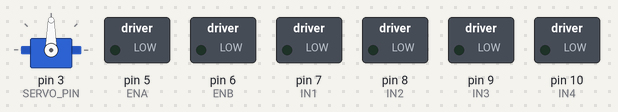
A sketch run on a simulated Arduino Uno, built with avr-gcc and run on an emulated ATmega328P. Shown: servo, switched loads named in the sketch (green lamp = pin HIGH). Pins used as bus, display or sensor lines are not drawn.

Above: at 0.05 s.
Timing chart, 0 to 5.8 s (numbered marks = the images above):
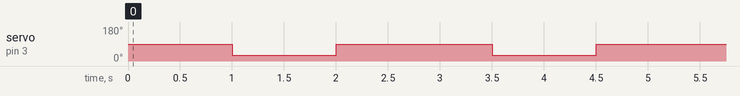

Measured:
- by itself, servo on pin 3 (SERVO_PIN): alternates 90° for 1.5 s and 30° for 1.0 s

The sketch:

Automated_warehouse_HOC2025.ino.ino
```cpp
#include <Servo.h>
const int ENA = 5;
const int ENB = 6;
const int IN1 = 7;
const int IN2 = 8;
const int IN3 = 9;
const int IN4 = 10;
const int TRIG = 11;
const int ECHO = 12;
const int SERVO_PIN = 3;
Servo sortingServo;
void setup() {
  pinMode(ENA, OUTPUT);
  pinMode(ENB, OUTPUT);
  pinMode(IN1, OUTPUT);
  pinMode(IN2, OUTPUT);
  pinMode(IN3, OUTPUT);
  pinMode(IN4, OUTPUT);
  pinMode(TRIG, OUTPUT);
  pinMode(ECHO, OUTPUT);
  sortingServo.attach(SERVO_PIN);
  sortingServo.write(90);
}
void loop() {
  long duration, distance;
  digitalWrite (TRIG, LOW);
  delayMicroseconds (2);
  digitalWrite (TRIG, HIGH);
  delayMicroseconds (10);
  duration = pulseIn(ECHO, HIGH);
  distance = duration * 0.034 / 2;
  if (distance<15) {
    stopMotors();
    sortingServo.write(30);
    delay(1000);
    sortingServo.write(90);
    delay(500);
  }
  else {
    moveForward();
  }
}
void moveForward() {
  digitalWrite(IN1, HIGH);
  digitalWrite(IN2, LOW);
  digitalWrite(IN3, HIGH);
  digitalWrite(IN4, LOW);
  analogWrite(ENA, 200);
  analogWrite(ENB, 200);
}
void stopMotors() {
  digitalWrite(IN1, LOW);
  digitalWrite(IN2, LOW);
  digitalWrite(IN3, LOW);
  digitalWrite(IN4, LOW);
  analogWrite(ENA, 0);
  analogWrite(ENB, 0);
}
```
